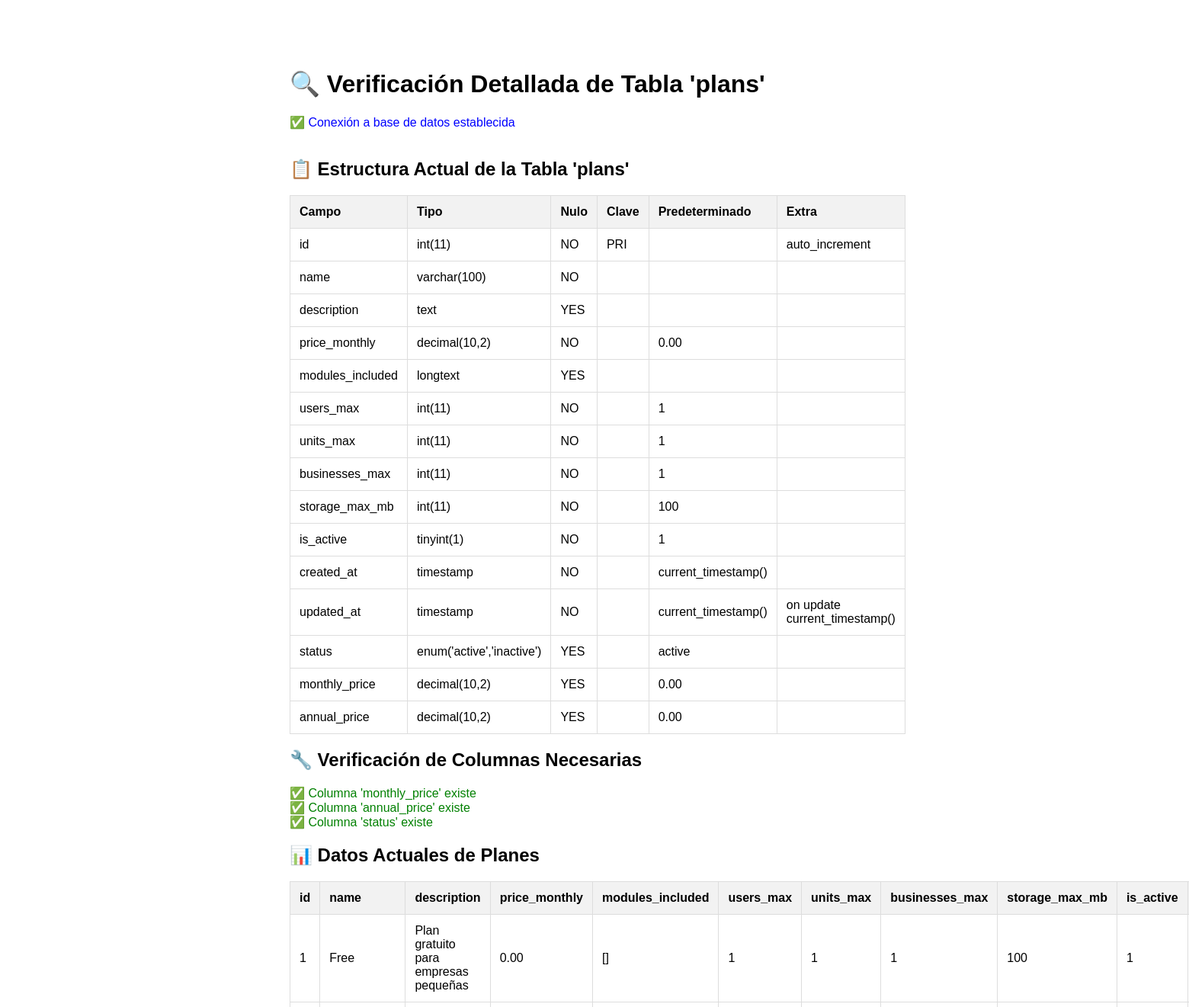
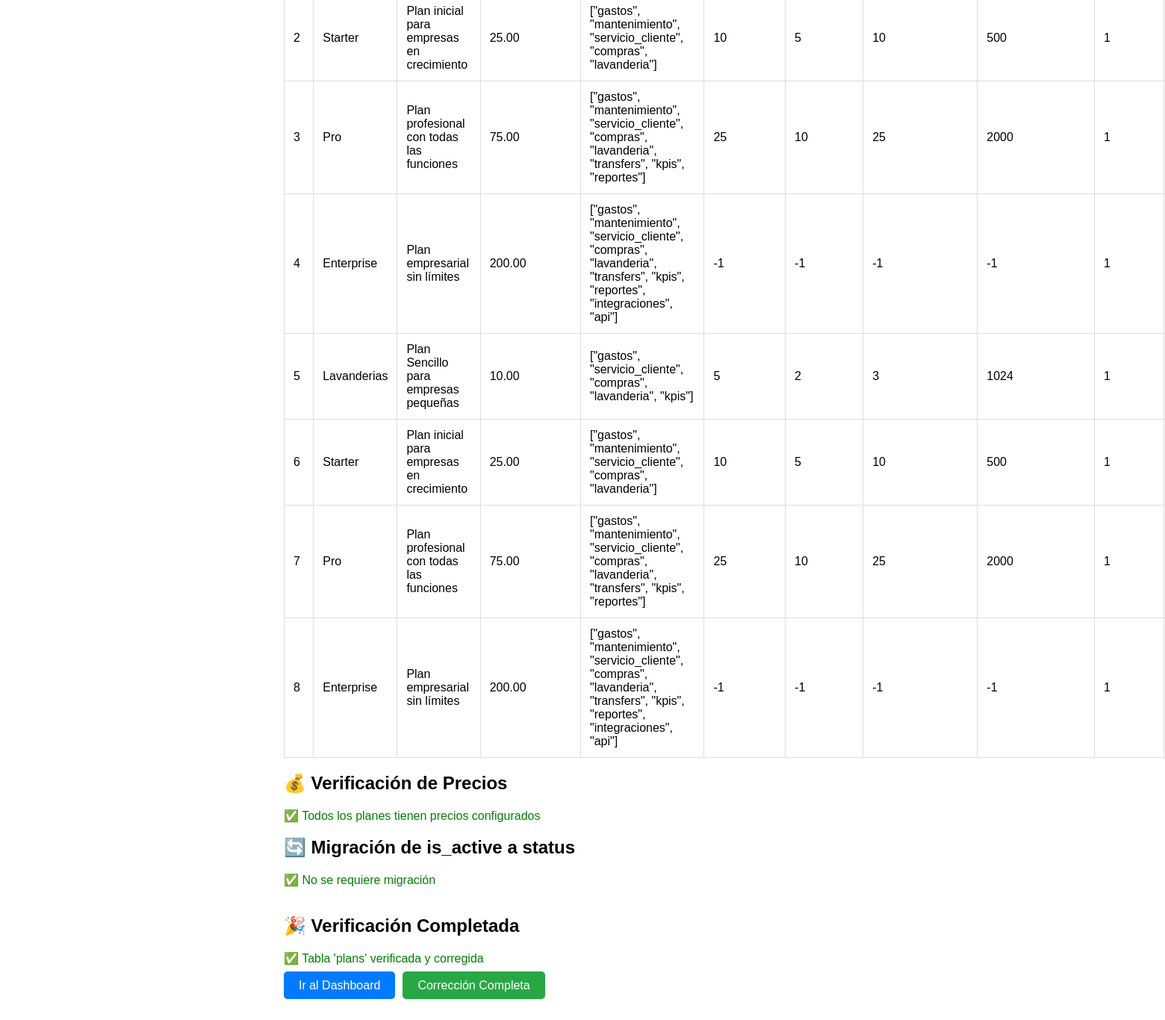
Screenshot of /verify_plans.php with the database file from the repository (2 pictures, top to bottom).
### tables this page shows
CREATE TABLE `plans` (
  `id` int(11) NOT NULL,
  `name` varchar(100) NOT NULL,
  `description` text,
  `price_monthly` decimal(10,2) NOT NULL DEFAULT '0.00',
  `modules_included` json DEFAULT NULL,
  `users_max` int(11) NOT NULL DEFAULT '1',
  `units_max` int(11) NOT NULL DEFAULT '1',
  `businesses_max` int(11) NOT NULL DEFAULT '1',
  `storage_max_mb` int(11) NOT NULL DEFAULT '100',
  `is_active` tinyint(1) NOT NULL DEFAULT '1',
  `created_at` timestamp NOT NULL DEFAULT CURRENT_TIMESTAMP,
  `updated_at` timestamp NOT NULL DEFAULT CURRENT_TIMESTAMP ON UPDATE CURRENT_TIMESTAMP,
  `status` enum('active','inactive') DEFAULT 'active',
  `monthly_price` decimal(10,2) DEFAULT '0.00',
  `annual_price` decimal(10,2) DEFAULT '0.00'
);

### verify_plans.php (the view, shortened to what this page needs)
<?php
echo "<!DOCTYPE html>";
echo "<html><head><meta charset='UTF-8'><title>Verificación Tabla Plans</title>";
echo "<style>body{font-family:Arial,sans-serif;max-width:800px;margin:50px auto;padding:20px;}";
echo ".success{color:green;}.error{color:red;}.info{color:blue;}.warning{color:orange;}";
echo "table{border-collapse:collapse;width:100%;margin:20px 0;}";
echo "th,td{border:1px solid #ddd;padding:12px;text-align:left;}";
echo "th{background-color:#f2f2f2;}</style></head><body>";
echo "<h1>🔍 Verificación Detallada de Tabla 'plans'</h1>";
try {
    $pdo = getDB();
    echo "<div class='info'>✅ Conexión a base de datos establecida</div><br>";
    echo "<h2>📋 Estructura Actual de la Tabla 'plans'</h2>";
    $stmt = $pdo->query("DESCRIBE plans");
    $columns = $stmt->fetchAll();
    echo "<table>";
    echo "<tr><th>Campo</th><th>Tipo</th><th>Nulo</th><th>Clave</th><th>Predeterminado</th><th>Extra</th></tr>";
    $columnNames = [];
    foreach ($columns as $column) {
        $columnNames[] = $column['Field'];
        echo "<tr>";
        echo "<td>{$column['Field']}</td>";
        echo "<td>{$column['Type']}</td>";
        echo "<td>{$column['Null']}</td>";
        echo "<td>{$column['Key']}</td>";
        echo "<td>{$column['Default']}</td>";
        echo "<td>{$column['Extra']}</td>";
        echo "</tr>";
    }
    echo "</table>";
    echo "<h2>🔧 Verificación de Columnas Necesarias</h2>";
    $requiredColumns = [
        'monthly_price' => 'DECIMAL(10,2) DEFAULT 0.00',
        'annual_price' => 'DECIMAL(10,2) DEFAULT 0.00',
        'status' => "ENUM('active', 'inactive') DEFAULT 'active'"
    ];
    $missingColumns = [];
    foreach ($requiredColumns as $columnName => $columnDefinition) {
        if (in_array($columnName, $columnNames)) {
            echo "<div class='success'>✅ Columna '$columnName' existe</div>";
        } else {
            echo "<div class='warning'>⚠️ Columna '$columnName' no existe</div>";
            $missingColumns[$columnName] = $columnDefinition;
        }
    }
    echo "<h2>📊 Datos Actuales de Planes</h2>";
    $stmt = $pdo->query("SELECT * FROM plans LIMIT 10");
    $plans = $stmt->fetchAll();
    if (!empty($plans)) {
        echo "<table>";
        echo "<tr>";
        foreach (array_keys($plans[0]) as $header) {
            if (!is_numeric($header)) {
                echo "<th>" . htmlspecialchars($header) . "</th>";
            }
        }
        echo "</tr>";
        foreach ($plans as $plan) {
            echo "<tr>";
            foreach ($plan as $key => $value) {
                if (!is_numeric($key)) {
                    echo "<td>" . htmlspecialchars($value) . "</td>";
                }
            }
            echo "</tr>";
        }
        echo "</table>";
    } else {
        echo "<div class='warning'>⚠️ No hay planes en la base de datos</div>";
    }
    echo "<h2>💰 Verificación de Precios</h2>";
    if (in_array('monthly_price', $columnNames)) {
        $stmt = $pdo->query("SELECT COUNT(*) as count FROM plans WHERE monthly_price = 0 OR monthly_price IS NULL");
        $plansWithoutPrice = $stmt->fetch()['count'];
        if ($plansWithoutPrice > 0) {
            echo "<div class='warning'>⚠️ Encontrados $plansWithoutPrice planes sin precio configurado</div>";
            $updatePricesSQL = "
                UPDATE plans SET
                    monthly_price = CASE
                        WHEN LOWER(name) LIKE '%básico%' OR LOWER(name) LIKE '%basic%' THEN 29.99
                        WHEN LOWER(name) LIKE '%estándar%' OR LOWER(name) LIKE '%standard%' THEN 59.99
                        WHEN LOWER(name) LIKE '%premium%' OR LOWER(name) LIKE '%pro%' THEN 99.99
                        WHEN LOWER(name) LIKE '%enterprise%' OR LOWER(name) LIKE '%empresarial%' THEN 199.99
                        ELSE 49.99
                    END,
                    annual_price = CASE
                        WHEN LOWER(name) LIKE '%básico%' OR LOWER(name) LIKE '%basic%' THEN 299.99
                        WHEN LOWER(name) LIKE '%estándar%' OR LOWER(name) LIKE '%standard%' THEN 599.99
                        WHEN LOWER(name) LIKE '%premium%' OR LOWER(name) LIKE '%pro%' THEN 999.99
                        WHEN LOWER(name) LIKE '%enterprise%' OR LOWER(name) LIKE '%empresarial%' THEN 1999.99
                        ELSE 499.99
                    END
                WHERE monthly_price = 0 OR monthly_price IS NULL";
            $pdo->exec($updatePricesSQL);
            echo "<div class='success'>✅ Precios actualizados automáticamente</div>";
            $stmt = $pdo->query("SELECT name, monthly_price, annual_price FROM plans");
            $updatedPlans = $stmt->fetchAll();
            echo "<h3>📋 Precios Actualizados:</h3>";
            echo "<table>";
            echo "<tr><th>Plan</th><th>Precio Mensual</th><th>Precio Anual</th></tr>";
            foreach ($updatedPlans as $plan) {
                echo "<tr>";
                echo "<td>" . htmlspecialchars($plan['name']) . "</td>";
                echo "<td>$" . number_format($plan['monthly_price'], 2) . "</td>";
                echo "<td>$" . number_format($plan['annual_price'], 2) . "</td>";
                echo "</tr>";
            }
            echo "</table>";
        } else {
            echo "<div class='success'>✅ Todos los planes tienen precios configurados</div>";
        }
    }
    if (in_array('is_active', $columnNames) && in_array('status', $columnNames)) {
        echo "<h2>🔄 Migración de is_active a status</h2>";
        $stmt = $pdo->query("SELECT COUNT(*) as count FROM plans WHERE status IS NULL OR status = ''");
        $needsMigration = $stmt->fetch()['count'];
        if ($needsMigration > 0) {
            $pdo->exec("UPDATE plans SET status = CASE WHEN is_active = 1 THEN 'active' ELSE 'inactive' END WHERE status IS NULL OR status = ''");
            echo "<div class='success'>✅ Migración de is_active a status completada</div>";
        } else {
            echo "<div class='success'>✅ No se requiere migración</div>";
        }
    }
    echo "<br><h2>🎉 Verificación Completada</h2>";
    echo "<div class='success'>✅ Tabla 'plans' verificada y corregida</div>";
    echo "<br><a href='panel_root/index.php' style='background:#007bff;color:white;padding:10px 20px;text-decoration:none;border-radius:5px;margin-right:10px;'>Ir al Dashboard</a>";
    echo "<a href='fix_database.php' style='background:#28a745;color:white;padding:10px 20px;text-decoration:none;border-radius:5px;'>Corrección Completa</a>";
} catch (PDOException $e) {
    echo "<div class='error'>❌ Error: " . htmlspecialchars($e->getMessage()) . "</div>";
}
echo "</body></html>";
?>

### rows the page displays
plans: id "1", name "Free", description "Plan gratuito para empresas pequeñas", price_monthly "0.00", modules_included "[]", users_max "1", units_max "1", businesses_max "1", storage_max_mb "100", is_active "1"
plans: id "2", name "Starter", description "Plan inicial para empresas en crecimiento", price_monthly "25.00", modules_included "[\"gastos\", \"mantenimiento\", \"servicio_cliente\", \"compras\", \"lavanderia\"]", users_max "10", units_max "5", businesses_max "10", storage_max_mb "500", is_active "1"
plans: id "3", name "Pro", description "Plan profesional con todas las funciones", price_monthly "75.00", modules_included "[\"gastos\", \"mantenimiento\", \"servicio_cliente\", \"compras\", \"lavanderia\", \"transfers\", \"kpis\", \"reportes\"]", users_max "25", units_max "10", businesses_max "25", storage_max_mb "2000", is_active "1"
plans: id "4", name "Enterprise", description "Plan empresarial sin límites", price_monthly "200.00", modules_included "[\"gastos\", \"mantenimiento\", \"servicio_cliente\", \"compras\", \"lavanderia\", \"transfers\", \"kpis\", \"reportes\", \"integraciones\", \"api\"]", users_max "-1", units_max "-1", businesses_max "-1", storage_max_mb "-1", is_active "1"
plans: id "5", name "Lavanderias", description "Plan Sencillo para empresas pequeñas", price_monthly "10.00", modules_included "[\"gastos\", \"servicio_cliente\", \"compras\", \"lavanderia\", \"kpis\"]", users_max "5", units_max "2", businesses_max "3", storage_max_mb "1024", is_active "1"
plans: id "6", name "Starter", description "Plan inicial para empresas en crecimiento", price_monthly "25.00", modules_included "[\"gastos\", \"mantenimiento\", \"servicio_cliente\", \"compras\", \"lavanderia\"]", users_max "10", units_max "5", businesses_max "10", storage_max_mb "500", is_active "1"
plans: id "7", name "Pro", description "Plan profesional con todas las funciones", price_monthly "75.00", modules_included "[\"gastos\", \"mantenimiento\", \"servicio_cliente\", \"compras\", \"lavanderia\", \"transfers\", \"kpis\", \"reportes\"]", users_max "25", units_max "10", businesses_max "25", storage_max_mb "2000", is_active "1"
plans: id "8", name "Enterprise", description "Plan empresarial sin límites", price_monthly "200.00", modules_included "[\"gastos\", \"mantenimiento\", \"servicio_cliente\", \"compras\", \"lavanderia\", \"transfers\", \"kpis\", \"reportes\", \"integraciones\", \"api\"]", users_max "-1", units_max "-1", businesses_max "-1", storage_max_mb "-1", is_active "1"

### other values shown
$column['Field'] "id"
$column['Type'] "int(11)"
$column['Null'] "NO"
$column['Key'] "PRI"
$column['Extra'] "auto_increment"
$column['Field'] "name"
$column['Type'] "varchar(100)"
$column['Field'] "description"
$column['Type'] "text"
$column['Null'] "YES"
$column['Field'] "price_monthly"
$column['Type'] "decimal(10,2)"
$column['Default'] "0.00"
$column['Field'] "modules_included"
$column['Type'] "longtext"
